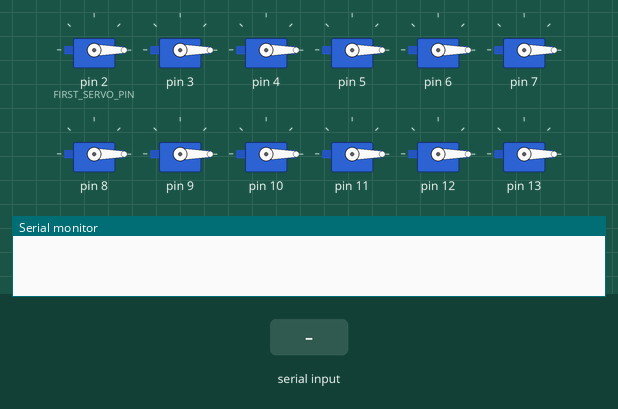
This sketch was run on a simulated Arduino Mega 2560, built with avr-gcc and run on an emulated ATmega2560. On the bench: 12 × servo, the last lines printed to the serial monitor. Inputs (shaded band) come from the test bench.

Above: at 2.1 s.
2.2 s: byte 30 received over Serial
At 3.3 s:
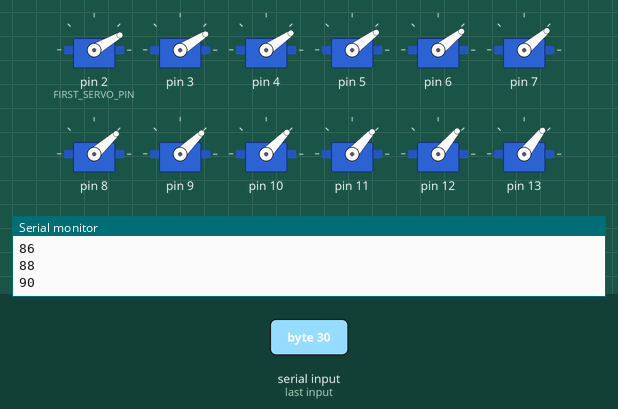
4.5 s: byte 90 received over Serial
At 6.2 s:
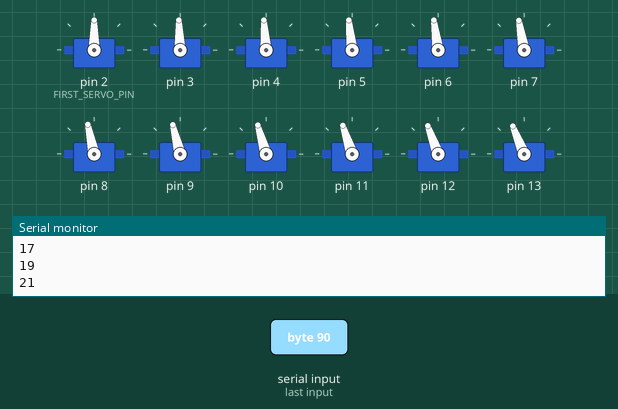
6.6 s: byte 120 received over Serial
At 7.6 s:
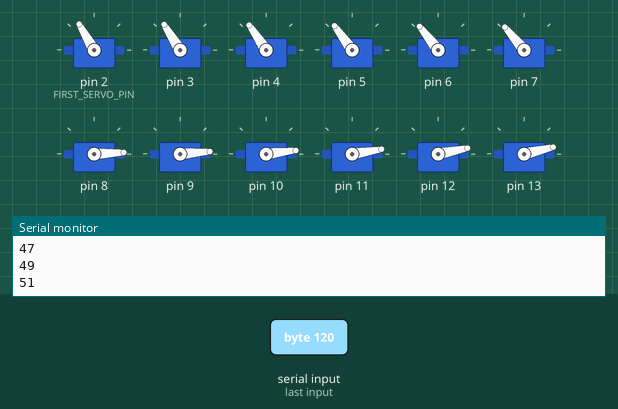
Timing chart, 0 to 9.6 s (numbered marks = the images above; inputs shaded):
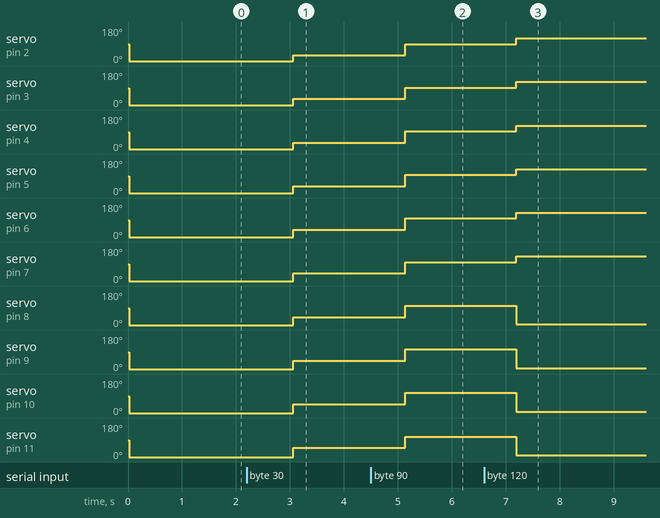

The sketch:

_intoArray.ino
```cpp
#include <Servo.h>
const int NBR_SERVOS= 30;  // the number of servos, up to 48 for Mega, 12 for other boards
const int FIRST_SERVO_PIN= 2;

Servo Servos[NBR_SERVOS] ; // max servos is 48 for mega, 12 for other boards


int pos [NBR_SERVOS];    // variable to store the servo position
int angle=100;
long lastMove = 0;
long lastPulse = 0;
int nextServo=0;

boolean firstContact=false;

void setup()
{
  Serial.begin(9600);

  for( int i =0; i < NBR_SERVOS; i++)
    Servos[i].attach( FIRST_SERVO_PIN +i);//, 800, 2200);
//Servos[i].write(pos[100]);

//  for( int i =0; i < NBR_SERVOS; i++){
//    Servos[i].write( pos[100]);//, 800, 2200);
////Servos[i].write(pos[100]);
//}
}


void loop()
{
  //sending one byte first to trigger serialEvent function in processing
//  if(!firstContact) {
//    Serial.println('Y');
//    firstContact=true;
//  }

  if (millis() - lastPulse > 15) {  // pulse servo every 20 ms
    pulseServo();
    lastPulse = millis();  // save the time when you last pulsed
  }

  // this if statement changes the angle every 0.5 seconds:
  if (millis() - lastMove > 1000) {
    changeAngle();
    lastMove = millis();
  }
}


void changeAngle() {
  while (Serial.available()) {
    int angle = (int) Serial.read();
   for(int i = 0; i<NBR_SERVOS; i++)  // goes from 0 degrees to 180 degrees
  { pos[i]=angle;
  angle +=2;
  if(angle>130) {
    angle=3;}
  Serial.println(angle);
  }
  }
}


//receiving incoming data as an array
/*
void changeAngle() {
 while (Serial.available()) {
  int servoAngle=(Serial.read()*100);
     //Serial.println(servoAngle);
   pos[nextServo] = servoAngle;
   nextServo++;
   if (nextServo > NBR_SERVOS-1) {
     nextServo = 0;
     // ask for more data
     Serial.println('Y');
   }
   }
}
 */

void pulseServo() {

   for( int i =0; i <NBR_SERVOS; i++)
   {
    Servos[i].write(pos[i]);
    //delay(15);                       // waits 15ms for the servo to reach the position
  }
  }
```

Measured:
- after the input at 2.2 s, servo on pin 2 (FIRST_SERVO_PIN): 0° → 30° after 0.86 s; servo on pin 3: 0° → 32° after 0.86 s; servo on pin 4: 0° → 34° after 0.86 s; servo on pin 5: 0° → 36° after 0.86 s; servo on pin 6: 0° → 38° after 0.86 s
- after the input at 4.5 s, servo on pin 2 (FIRST_SERVO_PIN): 30° → 90° after 0.63 s; servo on pin 3: 32° → 92° after 0.63 s; servo on pin 4: 34° → 94° after 0.63 s; servo on pin 5: 36° → 96° after 0.63 s; servo on pin 6: 38° → 98° after 0.63 s
- after the input at 6.6 s, servo on pin 2 (FIRST_SERVO_PIN): 90° → 120° after 0.59 s; servo on pin 3: 92° → 122° after 0.59 s; servo on pin 4: 94° → 124° after 0.59 s; servo on pin 5: 96° → 126° after 0.59 s; servo on pin 6: 98° → 128° after 0.59 s
